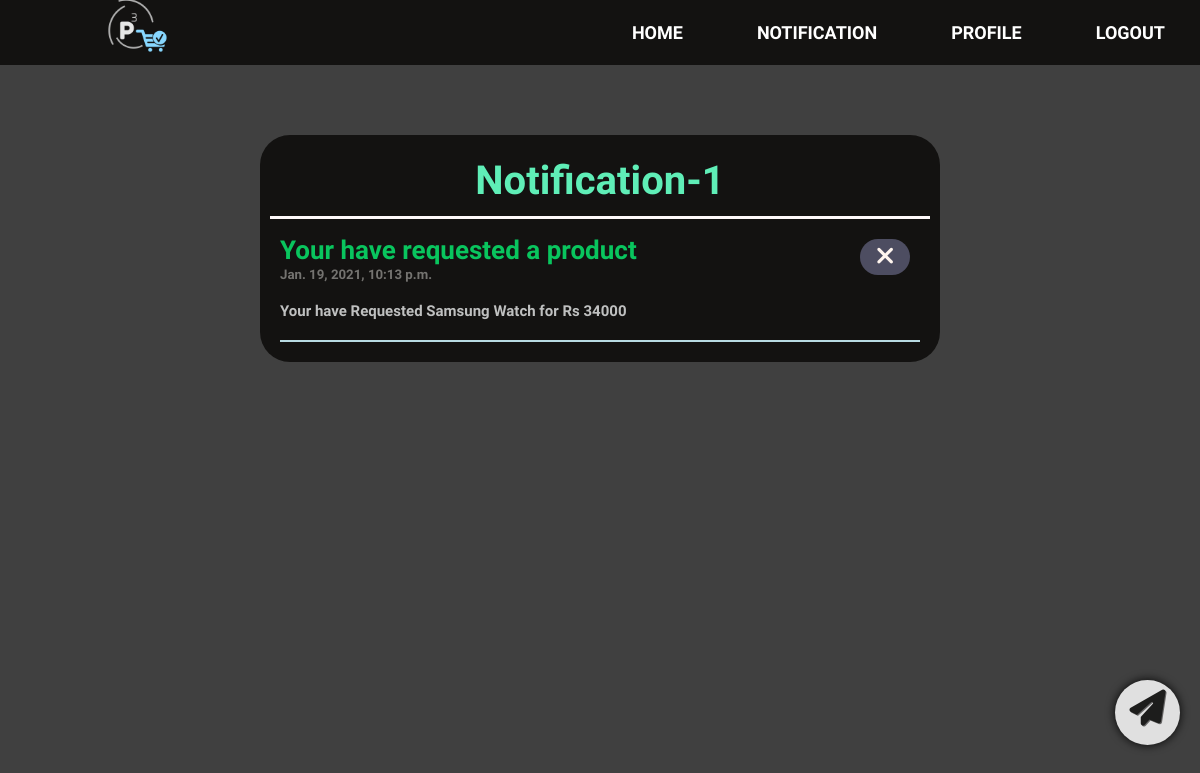
/notification/ (signed in), run on an earlier commit of the app's database.
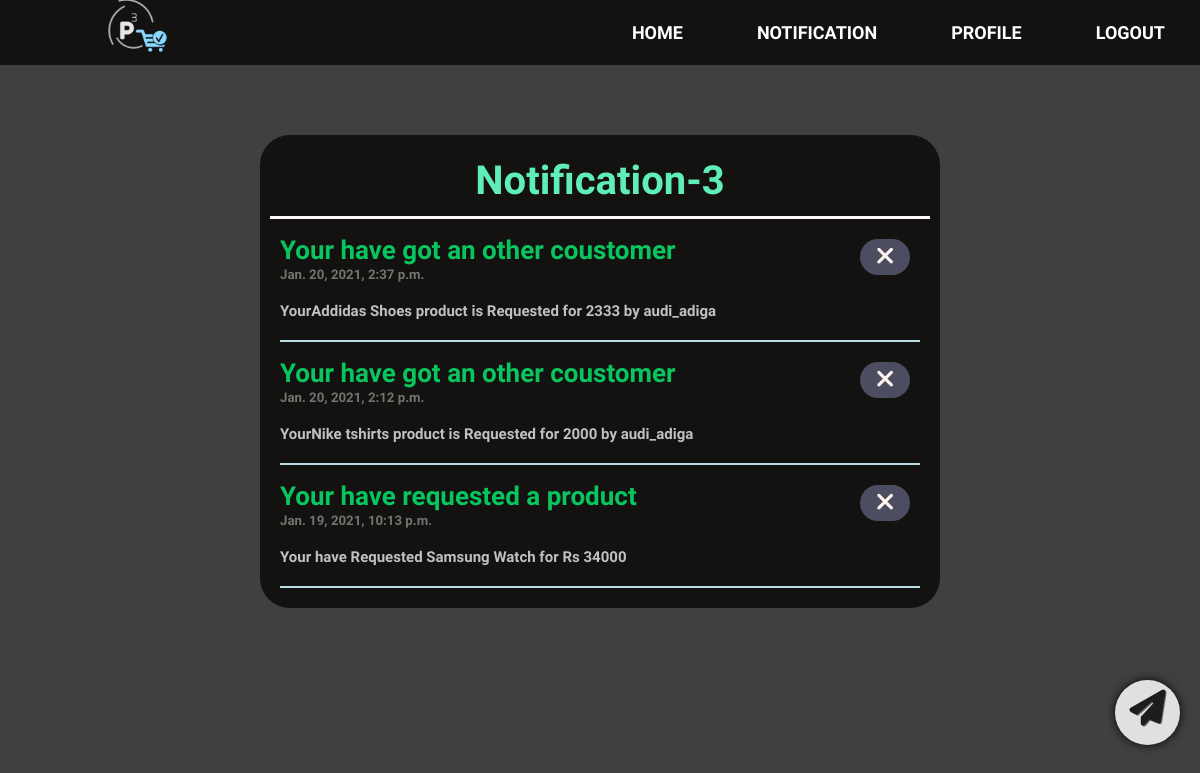
And on a later commit of the database.
### pcube/models.py (models this page shows)
class Notification(models.Model):
    post = models.ForeignKey(Post, on_delete=models.CASCADE, blank=True, null=True)
    user = models.ForeignKey(User, on_delete=models.CASCADE)
    title = models.CharField(max_length= 30)
    h1 = models.CharField(max_length= 30)
    discription = discription = models.TextField()
    date_posted = models.DateTimeField(default=timezone.now)

### pcube/views.py (the view)
# urls.py: path('notification/', views.notification, name='notification'),
def notification(request):
    try:
        msgs = Notification.objects.order_by('-date_posted').filter(user = request.user)
        noti_count = msgs.count()
    except:
        msgs = []
        noti_count = 0
    context = {
        'msgs':msgs,
        'msgs_count': noti_count
    }
    return render(request, 'pcube/notification.html',context)

### pcube/templates/pcube/notification.html (shortened to what this page needs)
{% extends 'pcube/base.html' %}
{%load static%}
{% block headers %}
    <link rel="stylesheet" type="text/css" href="{% static 'pcube/notification.css' %}">
{% endblock headers %}
{% block content %}
    <div class="notifications">
        <h2>Notification-{{msgs_count}}</h2>
        {% for msg in msgs %}
        <div class="notification">
            <h1><a href="{% url 'post-detail' msg.post.id %}">{{msg.title}}</a>
                <h5>{{msg.date_posted}}</h5>
                <form action="{% url 'noti-clear' %}" method="POST">
                    <button id="like" class="btn ulk" type="submit" name="noti_id" value="{{ msg.id }}">
                </form>
                <i class="fa fa-close" style="font-size:25px"></i>
            </h1>
            <h3>{{msg.discription}}</h3>
        </div>
        {% endfor %}
    </div>
    <div class="addpost-div">
        <div class="addpost-div2">
            <div id="addpost">
                <a href="{% url 'add-post' %}"><i class="fa fa-paper-plane" style="font-size:36px"></i></a>
            </div>
        </div>
    </div>
{% endblock content %}

What changed in the data, as far as the page shows it:
added Notification: title "Your have got an other coustomer", date_posted "Jan. 20, 2021, 2:37 p.m.", {{ msg.id }} 113 (drawn), discription "YourAddidas Shoes product is Requested for 2333 by audi_adiga"
added Notification: title "Your have got an other coustomer", date_posted "Jan. 20, 2021, 2:12 p.m.", {{ msg.id }} 111 (drawn), discription "YourNike tshirts product is Requested for 2000 by audi_adiga"
Also different on the page:
{{ msgs_count }}: "1" → "3"
